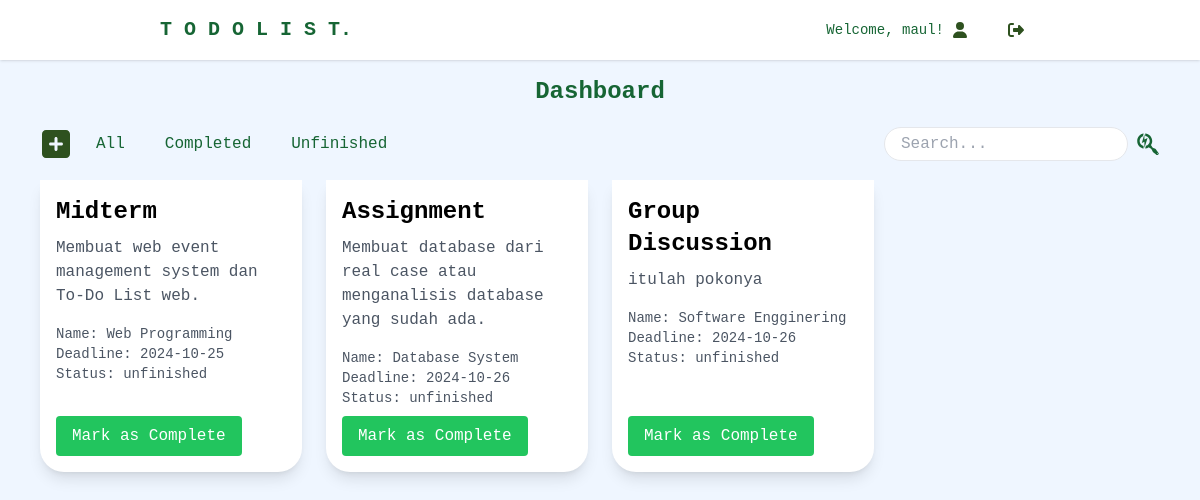
The page /src/dashboard.php (signed in) on the database its author committed.
### tables this page shows
CREATE TABLE `assignments` (
  `id` int(11) NOT NULL,
  `title` varchar(100) NOT NULL,
  `name` varchar(100) DEFAULT NULL,
  `description` varchar(255) DEFAULT NULL,
  `deadline` date NOT NULL,
  `status` enum('unfinished','completed') DEFAULT 'unfinished'
);

### src/dashboard.php (the view, shortened to what this page needs)
<?php
include('config.php');
$query = "SELECT * FROM assignments";
$result = $conn->query($query);
?>
<!DOCTYPE html>
<html lang="en">
<head>
    <link href="../css/output.css" rel="stylesheet">
</head>
<body class="bg-blue-50 font-serif">
    <?php include 'navbar.php'; ?>
    <div class="mx-auto max-w-6xl p-4 font-mono">
        <h2 class="text-2xl text-center text-green-800 font-bold">Dashboard</h2>
        <div class="flex justify-between items-center my-4">
            <div class="flex items-center space-x-2">
                <a href="assignment.php">
                </a>
                <a href="dashboard.php?filter=all" class="text-green-800 px-4 py-2">All</a>
                <a href="dashboard.php?filter=completed" class="text-green-800 px-4 py-2">Completed</a>
                <a href="dashboard.php?filter=unfinished" class="text-green-800 px-4 py-2">Unfinished</a>
            </div>
            <div class="flex items-center justify-end">
                <form method="post" action="dashboard.php" class="flex items-center">
                    <input
                        type="text"
                        id="search"
                        name="search_keyword"
                        placeholder="Search..."
                        class="w-full px-4 py-1 border rounded-full focus:outline-none focus:ring-2 focus:ring-green-800"
                    />
                    <button type="submit" name="search" class="ml-2 text-green-800">
                    </button>
                </form>
            </div>
        </div>
        <div class="grid grid-cols-1 md:grid-cols-2 lg:grid-cols-4 gap-6">
            <?php
            if ($result->num_rows > 0) {
                while ($row = $result->fetch_assoc()) {
                    echo "<div class='bg-white p-4 rounded-b-3xl shadow-lg flex flex-col h-full'>";
                    echo "<h3 class='text-2xl font-semibold mb-2'>" . htmlspecialchars($row['title']) . "</h3>";
                    echo "<p class='text-gray-600 text-base mb-4'> " . htmlspecialchars($row['description']) . "</p>";
                    echo "<p class='text-gray-600 text-sm'>Name: " . htmlspecialchars($row['name']) . "</p>";
                    echo "<p class='text-gray-600 text-sm'>Deadline: " . htmlspecialchars($row['deadline']) . "</p>";
                    echo "<p class='text-gray-600 text-sm'>Status: " . htmlspecialchars($row['status']) . "</p>";
                    echo "<div class='mt-auto'>";
                    echo "<form method='post' action='dashboard.php'>";
                    if ($row['status'] == 'unfinished') {
                        echo "<button type='submit' name='mark_complete' class='bg-green-500 text-white text-end px-4 py-2 mt-2 rounded'>Mark as Complete</button>";
                    } else {
                        echo "<input type='hidden' name='status' value='unfinished'>";
                        echo "<button type='submit' name='mark_complete' class='bg-red-500 text-white text-end px-4 py-2 mt-2 rounded'>Mark as Unfinished</button>";
                    }
                    echo "</form></div></div>";
                }
            } else {
                echo "<p class='text-center text-gray-500'>No assignments found.</p>";
            }
            ?>
        </div>
    </div>
</body>
</html>

### src/navbar.php (shortened to what this page needs)
<?php
$username = isset($_SESSION['username']) ? $_SESSION['username'] : 'User';
?>
<!DOCTYPE html>
<html lang="en">
<head>
    <link href="/css/output.css" rel="stylesheet">
</head>
<body>
<nav class="bg-white shadow font-mono">
        <div class="container mx-auto flex items-center justify-between p-4">
            <div class="flex items-center">
                <a href="dashboard.php" class="text-xl font-bold text-green-800 ml-14 hover:text-green-600">T O D O L I S T.</a>
            </div>
            <div class="flex items-center mr-14">
                <span class="text-green-800 text-sm mr-2">Welcome, <?php echo htmlspecialchars($username); ?>!</span>
                <button onclick="window.location.href='profile.php'" class="text-green-500 hover:text-green-700 hover:scale-105 transition-transform duration-200">
                    <svg xmlns="http://www.w3.org/2000/svg" viewBox="0 0 448 512" class="w-4 h-4 mr-10">
                        <path fill="#2e511f" d="M224 256A128 128 0 1 0 224 0a128 128 0 1 0 0 256zm-45.7 48C79.8 304 0 383.8 0 482.3C0 498.7 13.3 512 29.7 512l388.6 0c16.4 0 29.7-13.3 29.7-29.7C448 383.8 368.2 304 269.7 304l-91.4 0z"/>
                    </svg>
                </button>
                <button onclick="window.location.href='logout.php'" class="text-green-500 hover:text-green-700 hover:scale-105 transition-transform duration-200">
                </button>
            </div>
        </div>
    </nav>
</body>
</html>

### rows shown on the page
assignments: title "Midterm", description "Membuat web event management system dan To-Do List web.", name "Web Programming", deadline "2024-10-25", status "unfinished", shows "Mark as Complete"
assignments: title "Assignment", description "Membuat database dari real case atau menganalisis database yang sudah ada.", name "Database System", deadline "2024-10-26", status "unfinished", shows "Mark as Complete"
assignments: title "Group Discussion", description "itulah pokonya", name "Software Engginering", deadline "2024-10-26", status "unfinished", shows "Mark as Complete"

### other values the page prints
$username "maul"
